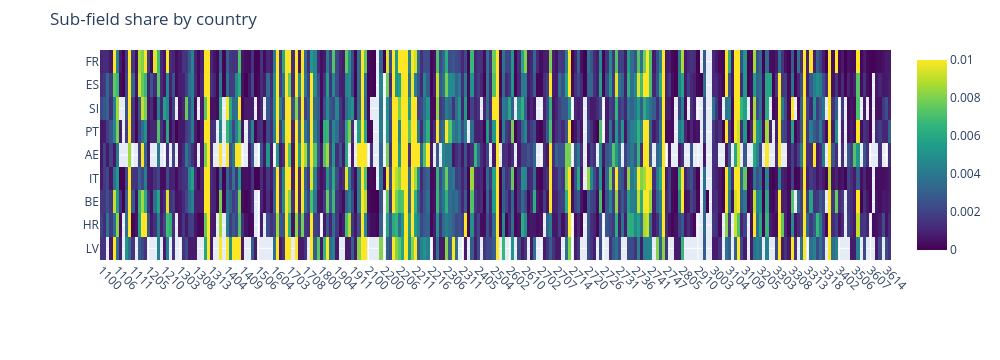

Notebook source saved alongside this figure:
### Code cell
x_labels = list(map(str, df_country_subfield_norm_world.columns))
# y_labels = list(map(str, df_country_subfield_norm_world.index))

# sub_list = list(map(str, top_20_countries_list))
sub_list = ["FR", "ES", "SI", "PT", "AE", "IT", "BE", "HR", "LV"]
y_labels = sub_list

fig = go.Figure(
    data=go.Heatmap(
        # z=df_country_subfield_norm.values,
        z=df_country_subfield_norm.loc[sub_list].values,
        x=x_labels,
        y=y_labels,
        colorscale="Viridis",
        zmin=0,
        zmax=0.01,
    )
)

# Layout
fig.update_layout(
    title="Sub-field share by country",
    width=1000,
    # height=20*len(y_labels),  # taller if more rows
    height=40*len(y_labels),  # taller if more rows
    margin=dict(l=100, r=50, t=50, b=100),
    xaxis=dict(tickangle=45, automargin=True),
    yaxis=dict(autorange="reversed", automargin=True)  # keep top-to-bottom ordering
)

fig.show()

### Figure 1 — Plotly figure (JSON) as saved in the notebook; plotly's stock layout.template omitted (floating-point values rounded to 4 significant figures; data arrays with more than 128 entries replaced by an {"elided": "..."} marker saying what was removed)
{"data": [{"colorscale": [[0.0, "#440154"], [0.1111, "#482878"], [0.2222, "#3e4989"], [0.3333, "#31688e"], [0.4444, "#26828e"], [0.5556, "#1f9e89"], [0.6667, "#35b779"], [0.7778, "#6ece58"], [0.8889, "#b5de2b"], [1.0, "#fde725"]], "x": {"elided": "252 str values"}, "y": ["FR", "ES", "SI", "PT", "AE", "IT", "BE", "HR", "LV"], "z": {"elided": "9x252 float values"}, "zmax": 0.01, "zmin": 0, "type": "heatmap"}], "layout": {"margin": {"l": 100, "r": 50, "t": 50, "b": 100}, "xaxis": {"tickangle": 45, "automargin": true}, "yaxis": {"autorange": "reversed", "automargin": true}, "title": {"text": "Sub-field share by country"}, "width": 1000, "height": 360}}
